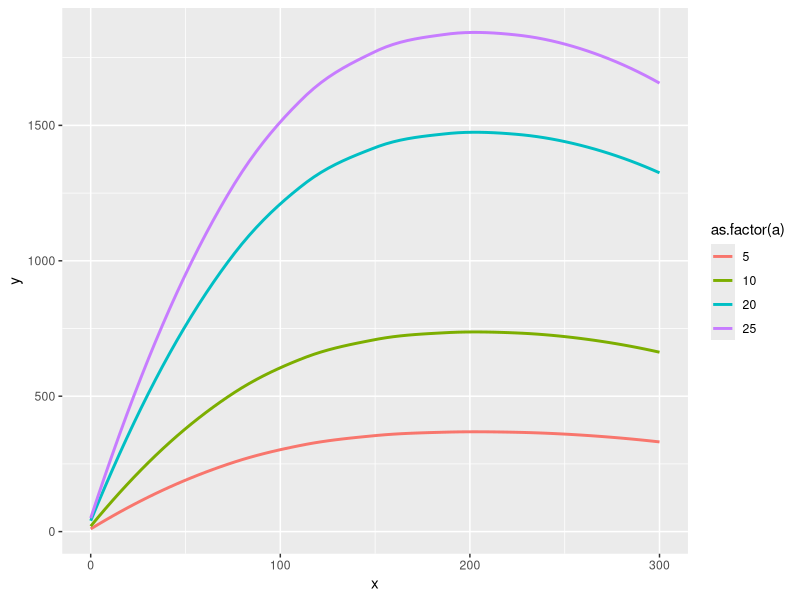
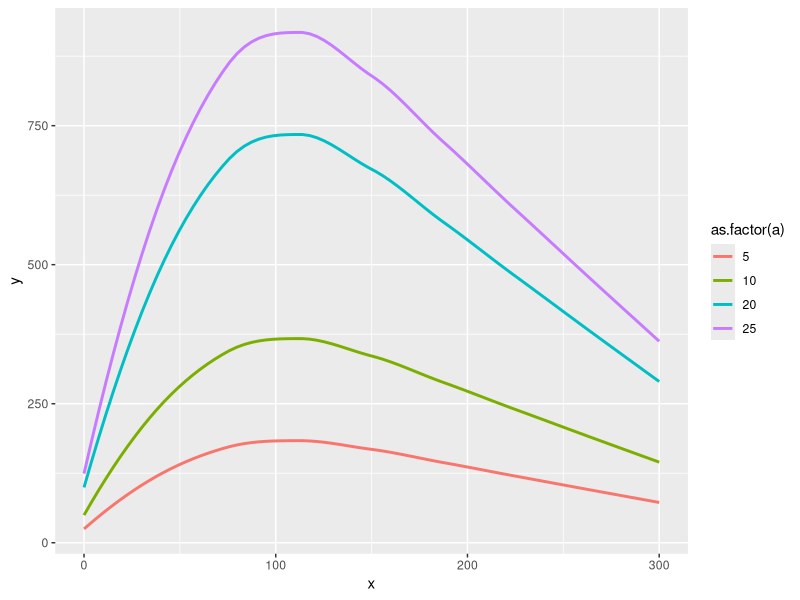
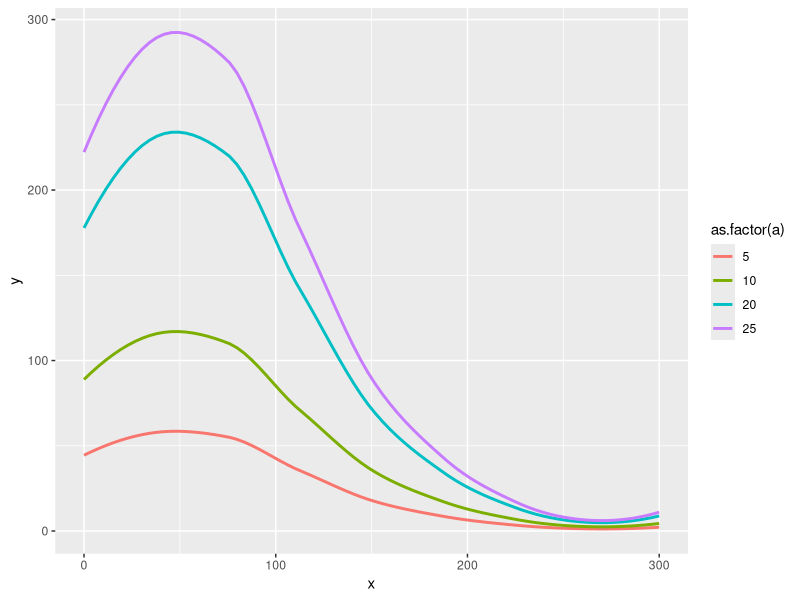
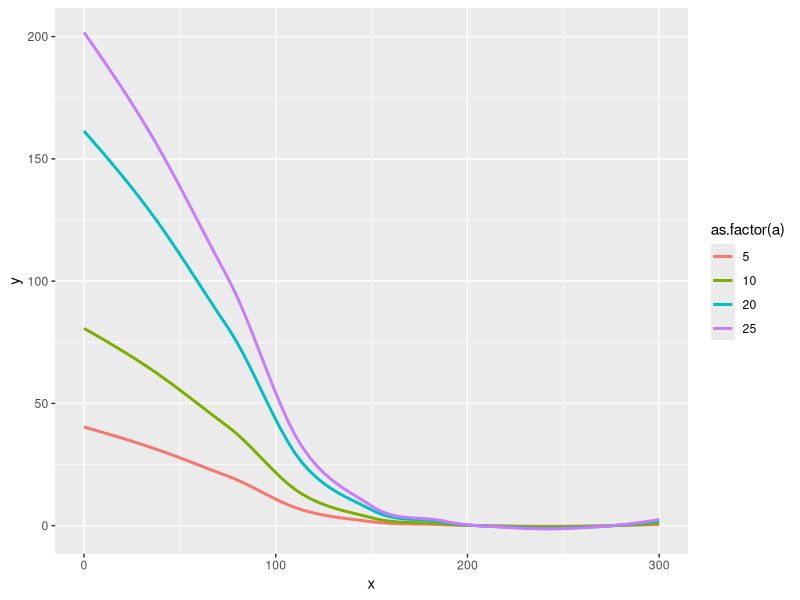
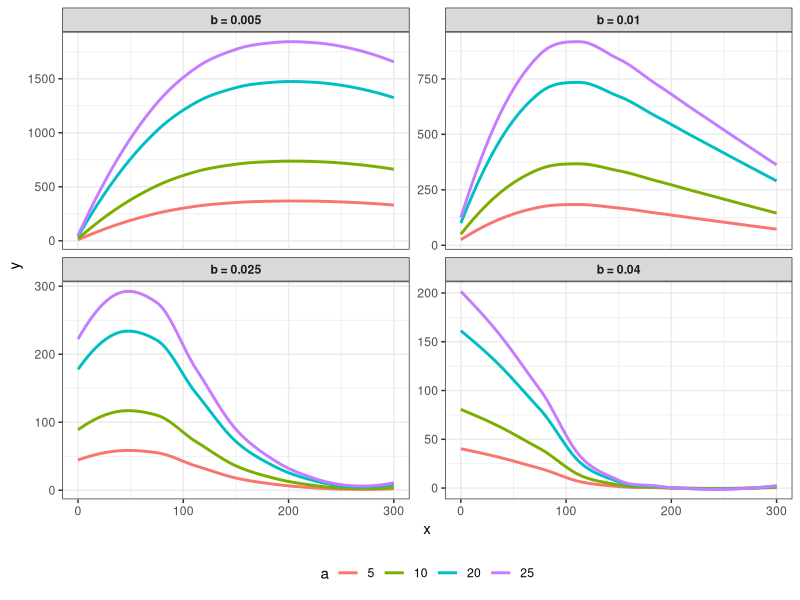

The R script that drew these images, in order:
growth_decay_curve1 <- function(x, a, b) {
  a * x * exp(-b * x)}


library(ggplot2)


# given b

#b1 = 0.005
x=seq(0,300,by=0.1)
a=c(5, 10, 20, 25)
b=0.005

datx = rep(x,4)
daty = c(growth_decay_curve1(x,a[1],b),growth_decay_curve1(x,a[2],b),growth_decay_curve1(x,a[3],b), growth_decay_curve1(x,a[4],b))
data=rep(a,each=length(x))
dat = cbind(x=datx,y=daty,a=data)

ggplot(dat,aes(x=x,y=y,color=as.factor(a))) + 
  geom_smooth(method="loess",aes(color=as.factor(a)),se=FALSE) 


# b2 = 0.01
x=seq(0,300,by=0.1)
a=c(5, 10, 20, 25)
b=0.01

datx = rep(x,4)
daty = c(growth_decay_curve1(x,a[1],b),growth_decay_curve1(x,a[2],b),growth_decay_curve1(x,a[3],b), growth_decay_curve1(x,a[4],b))
data=rep(a,each=length(x))
dat = cbind(x=datx,y=daty,a=data)

ggplot(dat,aes(x=x,y=y,color=as.factor(a))) + 
  geom_smooth(method="loess",aes(color=as.factor(a)),se=FALSE) 


# b3=0.025
x=seq(0,300,by=0.1)
a=c(5, 10, 20, 25)
b=0.025

datx = rep(x,4)
daty = c(growth_decay_curve1(x,a[1],b),growth_decay_curve1(x,a[2],b),growth_decay_curve1(x,a[3],b), growth_decay_curve1(x,a[4],b))
data=rep(a,each=length(x))
dat = cbind(x=datx,y=daty,a=data)

ggplot(dat,aes(x=x,y=y,color=as.factor(a))) + 
  geom_smooth(method="loess",aes(color=as.factor(a)),se=FALSE) 


#b4=0.04
x=seq(0,300,by=0.1)
a=c(5, 10, 20, 25)
b=0.04

datx = rep(x,4)
daty = c(growth_decay_curve1(x,a[1],b),growth_decay_curve1(x,a[2],b),growth_decay_curve1(x,a[3],b), growth_decay_curve1(x,a[4],b))
data=rep(a,each=length(x))
dat = cbind(x=datx,y=daty,a=data)

ggplot(dat,aes(x=x,y=y,color=as.factor(a))) + 
  geom_smooth(method="loess",aes(color=as.factor(a)),se=FALSE) 



################################
# tidying up

library(dplyr)

growth_decay_curve1 <- function(x, a, b) {
  a * x * exp(-b * x)
}

# Define inputs
x_vals <- seq(0, 300, by = 0.1)
a_vals <- c(5, 10, 20, 25)
b_vals <- c(0.005, 0.01, 0.025, 0.04)

# Create the combined data frame
combined_df <- expand.grid(x = x_vals, a = a_vals, b = b_vals) %>%
  mutate(y = growth_decay_curve1(x, a, b),
         a = as.factor(a),
         b = as.factor(b))

# Preview the result
head(combined_df)


ggplot(combined_df, aes(x = x, y = y, color = a)) + 
  geom_smooth(method = "loess", se = FALSE) +
  facet_wrap(~ b, scales = "free_y", 
             labeller = purrr::partial(label_both, sep = " = ")) +
  theme_bw() +
  theme(legend.position = "bottom") +
  theme(
    legend.position = "bottom",
    strip.text = element_text(face = "bold")  # Make facet labels bold
  ) +
  labs(color = "a")
